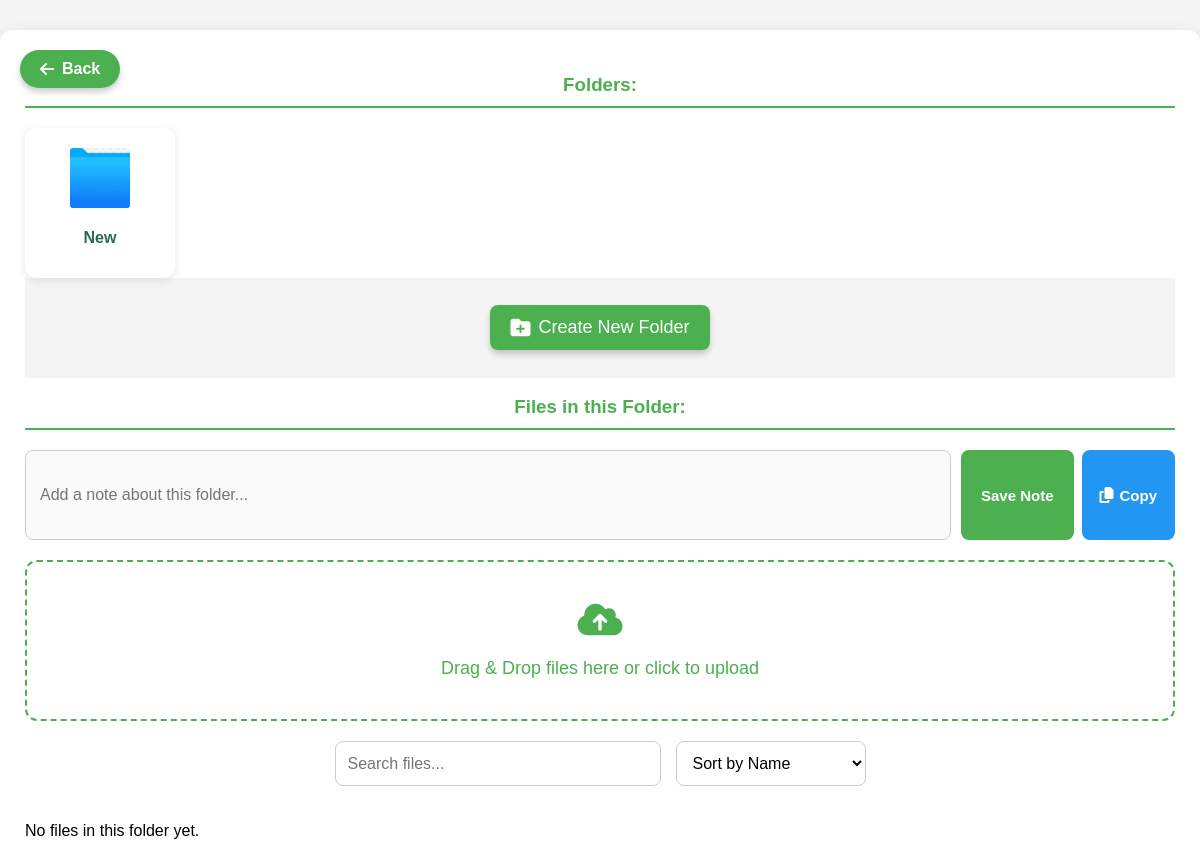
The page /folder/42/ (signed in) on the database as committed earlier.
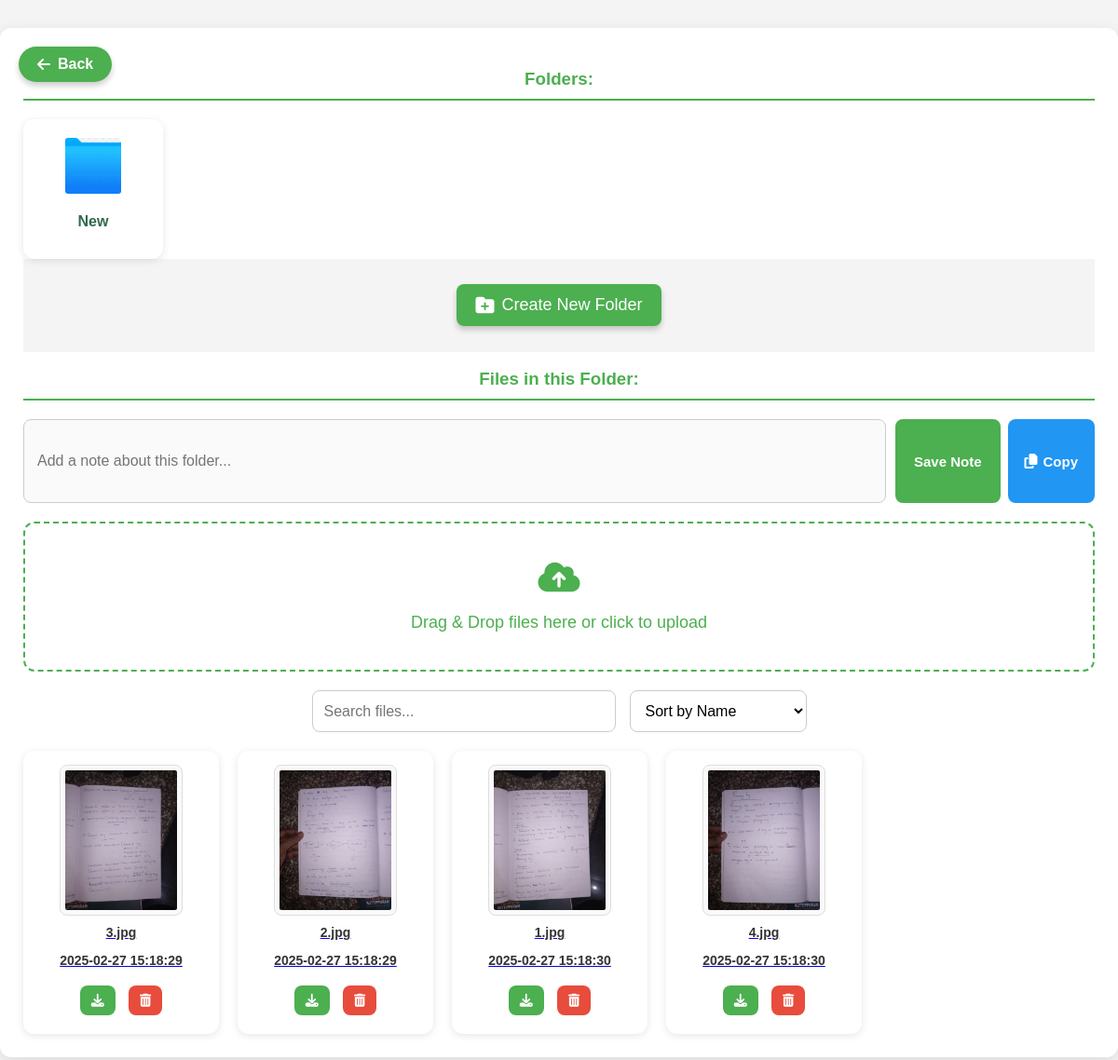
The same page on the database as committed later.
### files/models.py (models this page shows, shortened)
class Folder(models.Model):
    name = models.CharField(max_length=255)
    owner = models.ForeignKey(User, on_delete=models.CASCADE)
    parent_folder = models.ForeignKey('self', on_delete=models.CASCADE, null=True, blank=True, related_name='subfolders')
    created_at = models.DateTimeField(auto_now_add=True)

class File(models.Model):
    folder = models.ForeignKey(Folder, on_delete=models.CASCADE)
    file = models.FileField(upload_to=user_directory_path)
    uploaded_by = models.ForeignKey(User, on_delete=models.CASCADE, null=True, blank=True)
    uploaded_at = models.DateTimeField(default=timezone.now)
    created_at = models.DateTimeField(auto_now_add=True)

### files/views.py (the view)
# urls.py: path('folder/<int:folder_id>/', views.folder_detail, name='folder_detail'),
@login_required
def folder_detail(request, folder_id):
    folder = get_object_or_404(Folder, id=folder_id, owner=request.user)
    files = File.objects.filter(folder=folder)
    for file in files:
        file.filename = os.path.basename(file.file.name)
    return render(request, 'files/folder_detail.html', {'folder': folder, 'files': files})

### files/templates/files/folder_detail.html (shortened to what this page needs)
{% load static %}
<!DOCTYPE html>
<html lang="en">
<head>
    <link rel="stylesheet" href="https://cdnjs.cloudflare.com/ajax/libs/font-awesome/6.4.2/css/all.min.css">
</head>
<body>
    <div class="container">
        <a href="{% url 'dashboard' %}" class="back-button">
            <i class="fas fa-arrow-left"></i> Back
        </a>
        <h3>Folders:</h3>
        <div class="folder-grid" id="folder-list">
            {% for subfolder in folder.subfolders.all %}
            <div class="folder-item">
                <a href="{% url 'folder_detail' subfolder.id %}">
                    <img src="{% static 'images/folder11.png' %}" alt="Folder">
                    <p>{{ subfolder.name }}</p>
                </a>
            </div>
            {% empty %}
                <p>No subfolders in this folder yet.</p>
            {% endfor %}
        </div>
        <div class="button-container">
            <button id="create-folder-button" onclick="openCreateFolderModal()">
                <i class="fas fa-folder-plus"></i> Create New Folder
            </button>
        </div>
        <h3>Files in this Folder:</h3>
        <div class="folder-note-container">
            <input type="text" id="folder-note-input" class="folder-note-input" placeholder="Add a note about this folder...">
            <div class="note-button-group">
                <button class="save-note-button" onclick="saveFolderNote()">Save Note</button>
                <button class="copy-note-button" onclick="copyFolderNote()" id="copy-note-btn">
                    <i class="fas fa-copy"></i> Copy
                </button>
            </div>
        </div>
        <div class="drag-drop-area" id="drag-drop-area">
            <i class="fas fa-cloud-upload-alt"></i>
            <p>Drag & Drop files here or click to upload</p>
        </div>
        <div class="search-container">
            <input type="text" id="search-input" class="search-input" placeholder="Search files..." onkeyup="searchFiles()">
            <select id="sort-select" class="sort-dropdown" onchange="sortFiles()">
                <option value="name">Sort by Name</option>
            </select>
        </div>
        <div class="file-grid" id="file-list">
            {% for file in files %}
            <div class="file-item"
            data-name="{{ file.filename }}"
            data-date="{{ file.uploaded_at|date:'Y-m-d H:i:s' }}"
            data-type="{{ file.file.url|slice:'-4:' }}">
           <a href="{{ file.file.url }}" target="_blank">
            {% with file_ext=file.file.url|lower|slice:'-4:' %}
            {% if file_ext == ".jpg" or file_ext == "jpeg" or file_ext == ".png" or file_ext == ".gif" %}
                <img src="{{ file.file.url }}" alt="Image">
            {% elif file_ext == ".pdf" %}
                <img src="{% static 'images/pdfimage.png' %}" alt="PDF">
            {% elif file_ext == ".xlsx" or file_ext == ".xls" %}
                <img src="{% static 'images/excelimage.png' %}" alt="Excel">
            {% elif file_ext == ".docx" or file_ext == ".doc" %}
                <img src="{% static 'images/wordimage.png' %}" alt="Word">
            {% elif file_ext == ".txt" %}
                <img src="https://cdn-icons-png.flaticon.com/512/824/824200.png" alt="Text">
            {% elif file_ext == ".zip" %}
                <img src="{% static 'images/zipimage.png' %}" alt="Zip">
            {% else %}
                <img src="{% static 'images/wordimage.jpg' %}" alt="Default">
            {% endif %}
        {% endwith %}
               <p>{{ file.filename }}</p>
               <p class="file-date">{{ file.uploaded_at|date:'Y-m-d H:i:s' }}</p>
           </a>
           <a href="{{ file.file.url }}" download class="download-button">
               <i class="fas fa-download"></i>
           </a>
           <button class="delete-button" onclick="deleteFile('{{ file.id }}')">
               <i class="fas fa-trash-alt"></i>
           </button>
       </div>
            {% empty %}
                <p>No files in this folder yet.</p>
            {% endfor %}
        </div>
    </div>
</body>
</html>

Rows that differ between the two databases and show on the page:
added File: file (picture), filename "3.jpg", uploaded_at "2025-02-27 15:18:29"
added File: file (picture), filename "2.jpg", uploaded_at "2025-02-27 15:18:29"
added File: file (picture), filename "1.jpg", uploaded_at "2025-02-27 15:18:30"
added File: file (picture), filename "4.jpg", uploaded_at "2025-02-27 15:18:30"
Other text that changed with them:
text no longer shown: "No files in this folder yet."
